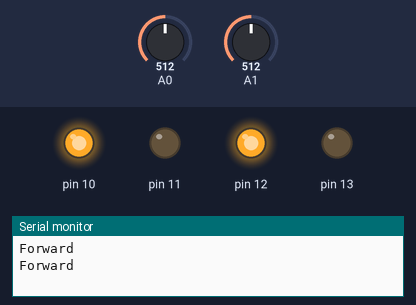
This sketch was run on a simulated Arduino Uno, built with avr-gcc and run on an emulated ATmega328P. On the bench: output pins drawn as LEDs (lit = HIGH), the last lines printed to the serial monitor. The test bench sets the inputs (shaded band); at power-on: A0 = 512, A1 = 512.

Above: at 1.8 s.
1.9 s: A0 set to 685
3.4 s: A0 set to 714
At 7.0 s:
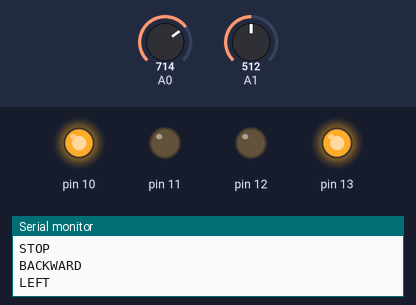
7.5 s: A0 set to 690
At 8.5 s:
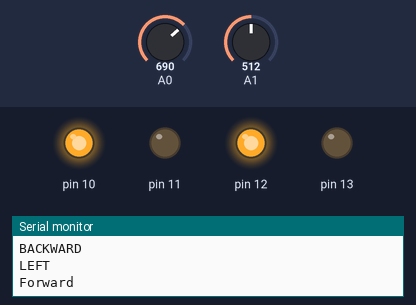
9.5 s: A1 set to 692
11.2 s: A1 set to 713
At 14.4 s:
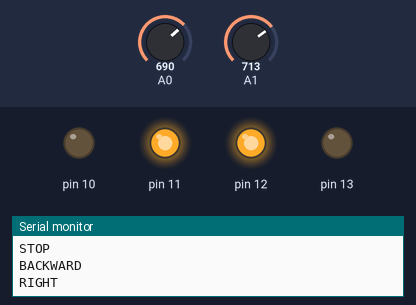
15.3 s: A1 set to 690
At 17.1 s:
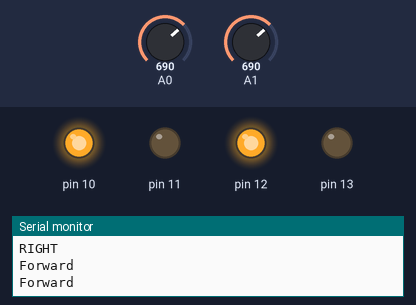
Timing chart, 0 to 18.5 s (numbered marks = the images above; inputs shaded):
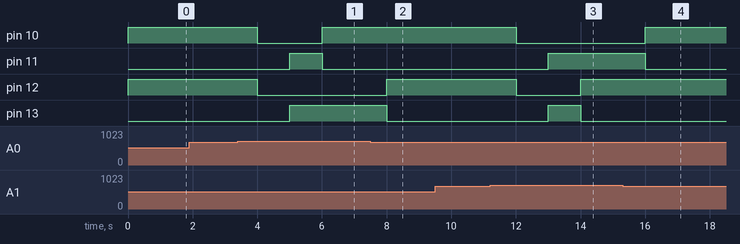

The sketch:

OBJECTDETECT.ino
```cpp
void setup() {
  // put your setup code here, to run once:

  Serial.begin(9600);
  pinMode(10,OUTPUT);
  pinMode(11,OUTPUT);
  pinMode(12,OUTPUT);
  pinMode(13,OUTPUT);
    pinMode(A0,INPUT);
      pinMode(A0,INPUT);


}


void moveRobot(String motion){

    if(motion =="F"){

    digitalWrite(10,HIGH);
    digitalWrite(11,LOW);
    digitalWrite(12,HIGH);
    digitalWrite(13,LOW);

    Serial.println("Forward");
    }

    if(motion =="B"){

    digitalWrite(10,LOW);
    digitalWrite(11,HIGH);
    digitalWrite(12,LOW);
    digitalWrite(13,HIGH);

    Serial.println("BACKWARD");
    }
        if(motion =="L"){

    digitalWrite(10,HIGH);
    digitalWrite(11,LOW);
    digitalWrite(12,LOW);
    digitalWrite(13,HIGH);

    Serial.println("LEFT");
    }
        if(motion =="R"){

    digitalWrite(10,LOW);
    digitalWrite(11,HIGH);
    digitalWrite(12,HIGH);
    digitalWrite(13,LOW);

    Serial.println("RIGHT");
    }
     if(motion =="S"){

    digitalWrite(10,LOW);
    digitalWrite(11,LOW);
    digitalWrite(12,LOW);
    digitalWrite(13,LOW);

    Serial.println("STOP");
    }

}


void loop() {
 int Right = analogRead(A0);
 int Left = analogRead(A1);

 //Serial.print("Value of Right Sesnor : "+ String(Right));
  //Serial.print("\t");
  //Serial.print("Value of Left Sesnor : "+ String(Left));

  //delay(1000);

  if((Right > 700) && (Left>700)){
   moveRobot("S");
   delay(1000);

     moveRobot("B");
   delay(1000);

     moveRobot("L");
   delay(2000);


  }

  if((Right < 700) && (Left > 700)){
   moveRobot("S");
   delay(1000);

     moveRobot("B");
   delay(1000);

     moveRobot("R");
   delay(2000);


    }

if((Right > 700) && (Left < 700)){
   moveRobot("S");
   delay(1000);

     moveRobot("B");
   delay(1000);

     moveRobot("L");
   delay(2000);


    }

    if((Right < 700) && (Left < 700)){
   moveRobot("F");
   delay(1000);


    }


}
```

Measured:
- the behaviour switches between 700 and 701 on A0 (found by bisection; images 0 and 1)
- the behaviour switches between 700 and 701 on A1 (found by bisection; images 2 and 3)
- after the input at 3.4 s, pin 10: HIGH → LOW after 0.60 s, → HIGH 2.0 s later; pin 11: LOW → HIGH after 1.6 s, → LOW 1.0 s later; pin 12: HIGH → LOW after 0.60 s; pin 13: LOW → HIGH after 1.6 s
- after the input at 7.5 s, pin 10: stays HIGH (without the input it goes to LOW after 0.50 s); pin 11: stays LOW (without the input it goes to HIGH after 1.5 s); pin 12: LOW → HIGH after 0.50 s; pin 13: goes on until 8.0 s, then stays LOW
- after the input at 11.2 s, pin 10: HIGH → LOW after 0.80 s; pin 11: LOW → HIGH after 1.8 s; pin 12: HIGH → LOW after 0.80 s, → HIGH 2.0 s later; pin 13: LOW → HIGH after 1.8 s, → LOW 1.0 s later
- after the input at 15.3 s, pin 10: LOW → HIGH after 0.70 s; pin 11: goes on until 16.0 s, then stays LOW; pin 12: stays HIGH (without the input it goes to LOW after 0.70 s); pin 13: stays LOW (without the input it goes to HIGH after 1.7 s)
